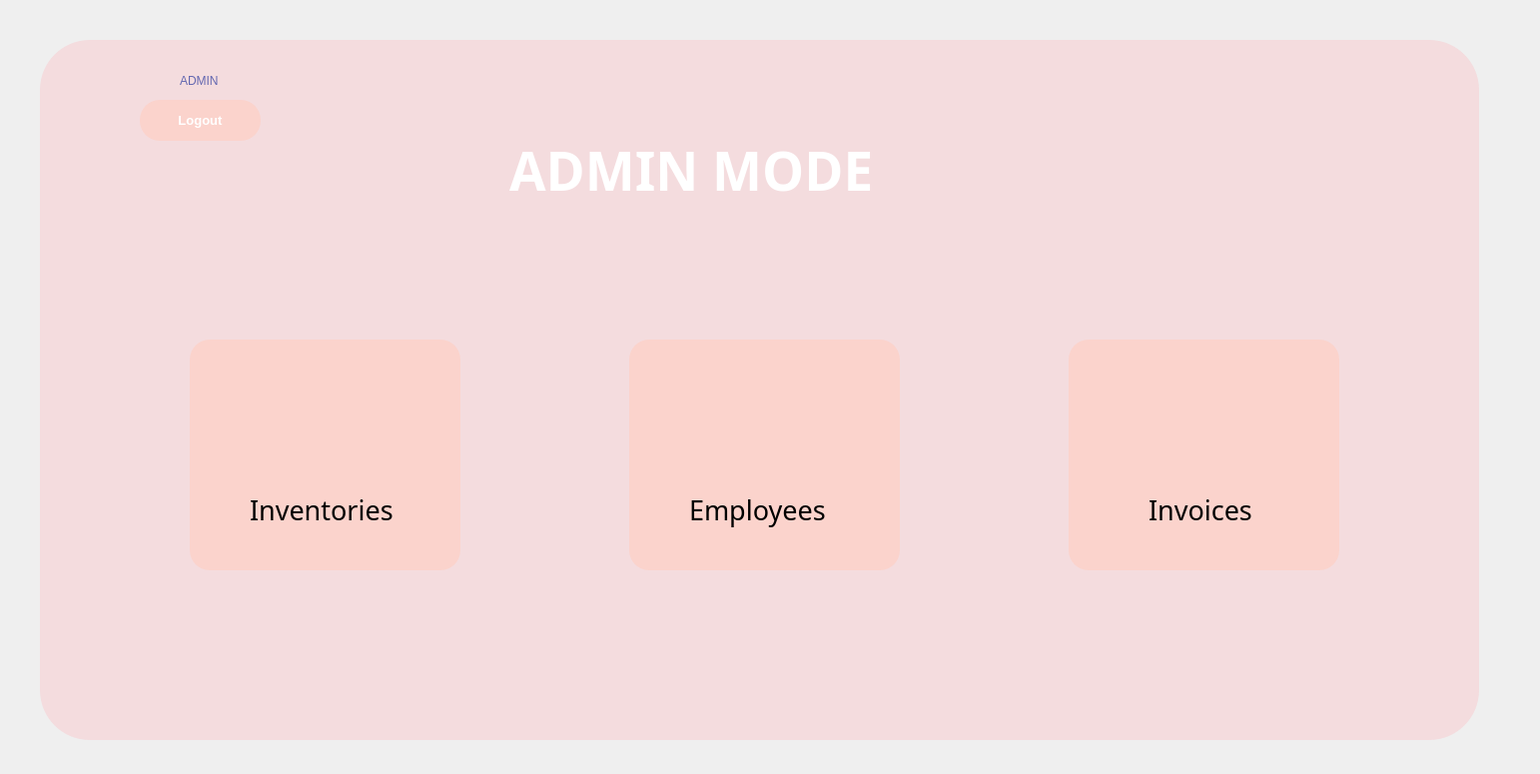
<?xml version="1.0" encoding="UTF-8"?>
<ui version="4.0">
 <class>mainWindow</class>
 <widget class="QMainWindow" name="mainWindow">
  <property name="geometry">
   <rect>
    <x>0</x>
    <y>0</y>
    <width>1542</width>
    <height>775</height>
   </rect>
  </property>
  <property name="windowTitle">
   <string>Admin Mode</string>
  </property>
  <property name="windowIcon">
   <iconset>
    <normaloff>C:/Users/Phuong Nhi/Downloads/teddy-bear.png</normaloff>C:/Users/Phuong Nhi/Downloads/teddy-bear.png</iconset>
  </property>
  <property name="styleSheet">
   <string notr="true">border-radius: 10;</string>
  </property>
  <widget class="QWidget" name="centralwidget">
   <widget class="QLabel" name="label">
    <property name="geometry">
     <rect>
      <x>0</x>
      <y>0</y>
      <width>1531</width>
      <height>771</height>
     </rect>
    </property>
    <property name="text">
     <string/>
    </property>
    <property name="pixmap">
     <pixmap>../images/mainbackground.jpg</pixmap>
    </property>
    <property name="scaledContents">
     <bool>true</bool>
    </property>
   </widget>
   <widget class="QLabel" name="label_2">
    <property name="geometry">
     <rect>
      <x>40</x>
      <y>40</y>
      <width>1441</width>
      <height>701</height>
     </rect>
    </property>
    <property name="styleSheet">
     <string notr="true">background-color: rgba(248, 201, 205,0.5);
border-radius: 50</string>
    </property>
    <property name="text">
     <string/>
    </property>
   </widget>
   <widget class="QLabel" name="label_3">
    <property name="geometry">
     <rect>
      <x>510</x>
      <y>120</y>
      <width>501</width>
      <height>101</height>
     </rect>
    </property>
    <property name="font">
     <font>
      <family>Imprint MT Shadow</family>
      <pointsize>40</pointsize>
      <weight>75</weight>
      <bold>true</bold>
     </font>
    </property>
    <property name="styleSheet">
     <string notr="true">color: rgb(255, 255, 255);
font: bold 40pt &quot;Imprint MT Shadow&quot;;</string>
    </property>
    <property name="text">
     <string>ADMIN MODE</string>
    </property>
   </widget>
   <widget class="QPushButton" name="pushButtonInventory">
    <property name="geometry">
     <rect>
      <x>190</x>
      <y>340</y>
      <width>271</width>
      <height>231</height>
     </rect>
    </property>
    <property name="font">
     <font>
      <family>Imprint MT Shadow</family>
      <pointsize>20</pointsize>
      <weight>75</weight>
      <italic>false</italic>
      <bold>true</bold>
     </font>
    </property>
    <property name="styleSheet">
     <string notr="true">QPushButton {
	font:  20PT&quot;Imprint MT Shadow&quot;;
	color: rgb(255, 210, 251);
	color: rgb(255, 255, 255);
    border-radius: 20px;
    padding: 10px;
    font-weight: bold;
	background-color: rgb(251, 211, 204);
}

QPushButton:hover {
    background-color: #ff85c0;
}

QPushButton:pressed {
    background-color: #d14789;
}

QPushButton {
    box-shadow: 5px 5px 15px rgba(0, 0, 0, 0.3); /* Bóng đổ */
}
</string>
    </property>
    <property name="text">
     <string/>
    </property>
   </widget>
   <widget class="QPushButton" name="pushButtonEmployees">
    <property name="geometry">
     <rect>
      <x>630</x>
      <y>340</y>
      <width>271</width>
      <height>231</height>
     </rect>
    </property>
    <property name="font">
     <font>
      <family>Imprint MT Shadow</family>
      <pointsize>20</pointsize>
      <weight>75</weight>
      <italic>false</italic>
      <bold>true</bold>
     </font>
    </property>
    <property name="styleSheet">
     <string notr="true">QPushButton {
	font:  20PT&quot;Imprint MT Shadow&quot;;
	color: rgb(255, 210, 251);
	color: rgb(255, 255, 255);
    border-radius: 20px;
    padding: 10px;
    font-weight: bold;
	background-color: rgb(251, 211, 204);
}

QPushButton:hover {
    background-color: #ff85c0;
}

QPushButton:pressed {
    background-color: #d14789;
}

QPushButton {
    box-shadow: 5px 5px 15px rgba(0, 0, 0, 0.3); /* Bóng đổ */
}
</string>
    </property>
    <property name="text">
     <string/>
    </property>
   </widget>
   <widget class="QPushButton" name="pushButtonInvoices">
    <property name="geometry">
     <rect>
      <x>1070</x>
      <y>340</y>
      <width>271</width>
      <height>231</height>
     </rect>
    </property>
    <property name="font">
     <font>
      <family>Imprint MT Shadow</family>
      <pointsize>20</pointsize>
      <weight>75</weight>
      <italic>false</italic>
      <bold>true</bold>
     </font>
    </property>
    <property name="styleSheet">
     <string notr="true">QPushButton {
	font:  20PT&quot;Imprint MT Shadow&quot;;
	color: rgb(255, 210, 251);
	color: rgb(255, 255, 255);
    border-radius: 20px;
    padding: 10px;
    font-weight: bold;
	background-color: rgb(251, 211, 204);
}

QPushButton:hover {
    background-color: #ff85c0;
}

QPushButton:pressed {
    background-color: #d14789;
}

QPushButton {
    box-shadow: 5px 5px 15px rgba(0, 0, 0, 0.3); /* Bóng đổ */
}
</string>
    </property>
    <property name="text">
     <string/>
    </property>
   </widget>
   <widget class="QLabel" name="label_6">
    <property name="geometry">
     <rect>
      <x>250</x>
      <y>490</y>
      <width>171</width>
      <height>41</height>
     </rect>
    </property>
    <property name="font">
     <font>
      <family>Modern No. 20</family>
      <pointsize>20</pointsize>
      <weight>50</weight>
      <bold>false</bold>
     </font>
    </property>
    <property name="styleSheet">
     <string notr="true"/>
    </property>
    <property name="text">
     <string>Inventories</string>
    </property>
   </widget>
   <widget class="QLabel" name="label_7">
    <property name="geometry">
     <rect>
      <x>690</x>
      <y>490</y>
      <width>171</width>
      <height>41</height>
     </rect>
    </property>
    <property name="font">
     <font>
      <family>Modern No. 20</family>
      <pointsize>20</pointsize>
      <weight>50</weight>
      <bold>false</bold>
     </font>
    </property>
    <property name="styleSheet">
     <string notr="true"/>
    </property>
    <property name="text">
     <string>Employees</string>
    </property>
   </widget>
   <widget class="QLabel" name="label_8">
    <property name="geometry">
     <rect>
      <x>1150</x>
      <y>490</y>
      <width>131</width>
      <height>41</height>
     </rect>
    </property>
    <property name="font">
     <font>
      <family>Modern No. 20</family>
      <pointsize>20</pointsize>
      <weight>50</weight>
      <bold>false</bold>
     </font>
    </property>
    <property name="styleSheet">
     <string notr="true"/>
    </property>
    <property name="text">
     <string>Invoices</string>
    </property>
   </widget>
   <widget class="QLabel" name="label_4">
    <property name="geometry">
     <rect>
      <x>280</x>
      <y>400</y>
      <width>91</width>
      <height>81</height>
     </rect>
    </property>
    <property name="text">
     <string/>
    </property>
    <property name="pixmap">
     <pixmap>C:/Users/Phuong Nhi/Downloads/inventory.png</pixmap>
    </property>
    <property name="scaledContents">
     <bool>true</bool>
    </property>
   </widget>
   <widget class="QLabel" name="label_5">
    <property name="geometry">
     <rect>
      <x>720</x>
      <y>400</y>
      <width>91</width>
      <height>81</height>
     </rect>
    </property>
    <property name="text">
     <string/>
    </property>
    <property name="pixmap">
     <pixmap>C:/Users/Phuong Nhi/Downloads/multiple-users-silhouette.png</pixmap>
    </property>
    <property name="scaledContents">
     <bool>true</bool>
    </property>
   </widget>
   <widget class="QLabel" name="label_9">
    <property name="geometry">
     <rect>
      <x>1170</x>
      <y>380</y>
      <width>91</width>
      <height>101</height>
     </rect>
    </property>
    <property name="text">
     <string/>
    </property>
    <property name="pixmap">
     <pixmap>C:/Users/Phuong Nhi/Downloads/bill.png</pixmap>
    </property>
    <property name="scaledContents">
     <bool>true</bool>
    </property>
   </widget>
   <widget class="QLabel" name="label_10">
    <property name="geometry">
     <rect>
      <x>180</x>
      <y>70</y>
      <width>91</width>
      <height>21</height>
     </rect>
    </property>
    <property name="font">
     <font>
      <pointsize>9</pointsize>
     </font>
    </property>
    <property name="styleSheet">
     <string notr="true">color: rgb(99, 103, 176);</string>
    </property>
    <property name="text">
     <string>ADMIN</string>
    </property>
   </widget>
   <widget class="QPushButton" name="pushButtonLogout">
    <property name="geometry">
     <rect>
      <x>140</x>
      <y>100</y>
      <width>121</width>
      <height>41</height>
     </rect>
    </property>
    <property name="font">
     <font>
      <pointsize>10</pointsize>
      <weight>75</weight>
      <bold>true</bold>
     </font>
    </property>
    <property name="styleSheet">
     <string notr="true">QPushButton {
	color: rgb(255, 210, 251);
	color: rgb(255, 255, 255);
    border-radius: 20px;
    padding: 10px;
    font-weight: bold;
	background-color: rgb(251, 211, 204);
}

QPushButton:hover {
    background-color: #ff85c0;
}

QPushButton:pressed {
    background-color: #d14789;
}

QPushButton {
    box-shadow: 5px 5px 15px rgba(0, 0, 0, 0.3); /* Bóng đổ */
}
</string>
    </property>
    <property name="text">
     <string>Logout</string>
    </property>
    <property name="icon">
     <iconset>
      <normaloff>../images/log-out.png</normaloff>../images/log-out.png</iconset>
    </property>
   </widget>
   <widget class="QLabel" name="label_11">
    <property name="geometry">
     <rect>
      <x>150</x>
      <y>70</y>
      <width>21</width>
      <height>21</height>
     </rect>
    </property>
    <property name="text">
     <string/>
    </property>
    <property name="pixmap">
     <pixmap>../images/profile.png</pixmap>
    </property>
    <property name="scaledContents">
     <bool>true</bool>
    </property>
   </widget>
  </widget>
 </widget>
 <resources/>
 <connections/>
</ui>
